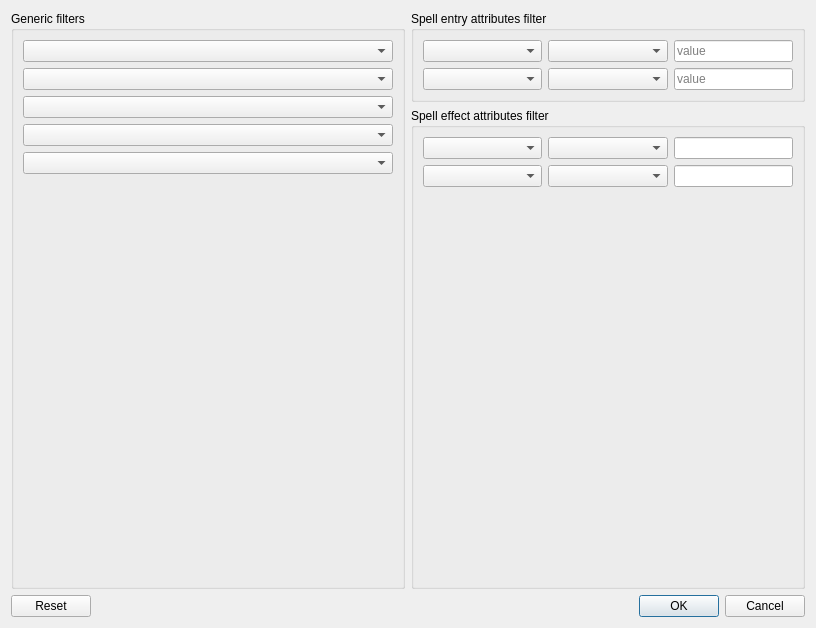
<?xml version="1.0" encoding="UTF-8"?>
<ui version="4.0">
 <class>SearchFilter</class>
 <widget class="QDialog" name="SearchFilter">
  <property name="geometry">
   <rect>
    <x>0</x>
    <y>0</y>
    <width>816</width>
    <height>628</height>
   </rect>
  </property>
  <property name="windowTitle">
   <string>Dialog</string>
  </property>
  <layout class="QVBoxLayout" name="verticalLayout">
   <item>
    <layout class="QGridLayout" name="gridLayout_2">
     <item row="0" column="0" rowspan="2">
      <widget class="QGroupBox" name="groupBox">
       <property name="title">
        <string>Generic filters</string>
       </property>
       <layout class="QGridLayout" name="gridLayout">
        <item row="3" column="0">
         <widget class="QComboBox" name="SpellTargetFilterA">
          <property name="editable">
           <bool>false</bool>
          </property>
          <property name="currentText">
           <string/>
          </property>
          <property name="placeholderText">
           <string>SpellTargetA</string>
          </property>
         </widget>
        </item>
        <item row="0" column="0">
         <widget class="QComboBox" name="SpellFamilyFilter">
          <property name="editable">
           <bool>false</bool>
          </property>
          <property name="currentText">
           <string/>
          </property>
          <property name="placeholderText">
           <string>SpellFamilyName</string>
          </property>
         </widget>
        </item>
        <item row="4" column="0">
         <widget class="QComboBox" name="SpellTargetFilterB">
          <property name="editable">
           <bool>false</bool>
          </property>
          <property name="currentText">
           <string/>
          </property>
          <property name="placeholderText">
           <string>SpellTargetB</string>
          </property>
         </widget>
        </item>
        <item row="2" column="0">
         <widget class="QComboBox" name="SpellEffectFilter">
          <property name="editable">
           <bool>false</bool>
          </property>
          <property name="currentText">
           <string/>
          </property>
          <property name="placeholderText">
           <string>SpellEffect</string>
          </property>
         </widget>
        </item>
        <item row="1" column="0">
         <widget class="QComboBox" name="SpellAuraTypeFilter">
          <property name="editable">
           <bool>false</bool>
          </property>
          <property name="currentText">
           <string/>
          </property>
          <property name="placeholderText">
           <string>SpellAuraEffectType</string>
          </property>
         </widget>
        </item>
        <item row="5" column="0">
         <spacer name="verticalSpacer_2">
          <property name="orientation">
           <enum>Qt::Orientation::Vertical</enum>
          </property>
          <property name="sizeHint" stdset="0">
           <size>
            <width>20</width>
            <height>40</height>
           </size>
          </property>
         </spacer>
        </item>
       </layout>
      </widget>
     </item>
     <item row="1" column="1">
      <widget class="QGroupBox" name="groupBox_3">
       <property name="title">
        <string>Spell effect attributes filter</string>
       </property>
       <layout class="QGridLayout" name="gridLayout_6">
        <item row="1" column="2">
         <widget class="QLineEdit" name="advFilterInput2_2">
          <property name="sizePolicy">
           <sizepolicy hsizetype="Preferred" vsizetype="Preferred">
            <horstretch>0</horstretch>
            <verstretch>0</verstretch>
           </sizepolicy>
          </property>
         </widget>
        </item>
        <item row="0" column="0">
         <widget class="QComboBox" name="advFilterTypes1_2">
          <property name="sizePolicy">
           <sizepolicy hsizetype="Preferred" vsizetype="Preferred">
            <horstretch>0</horstretch>
            <verstretch>0</verstretch>
           </sizepolicy>
          </property>
         </widget>
        </item>
        <item row="1" column="1">
         <widget class="QComboBox" name="advFilterCondition2_2">
          <property name="sizePolicy">
           <sizepolicy hsizetype="Preferred" vsizetype="Preferred">
            <horstretch>0</horstretch>
            <verstretch>0</verstretch>
           </sizepolicy>
          </property>
         </widget>
        </item>
        <item row="1" column="0">
         <widget class="QComboBox" name="advFilterTypes2_2">
          <property name="sizePolicy">
           <sizepolicy hsizetype="Preferred" vsizetype="Preferred">
            <horstretch>0</horstretch>
            <verstretch>0</verstretch>
           </sizepolicy>
          </property>
         </widget>
        </item>
        <item row="0" column="2">
         <widget class="QLineEdit" name="advFilterInput1_2">
          <property name="sizePolicy">
           <sizepolicy hsizetype="Preferred" vsizetype="Fixed">
            <horstretch>0</horstretch>
            <verstretch>0</verstretch>
           </sizepolicy>
          </property>
         </widget>
        </item>
        <item row="0" column="1">
         <widget class="QComboBox" name="advFilterCondition1_2">
          <property name="sizePolicy">
           <sizepolicy hsizetype="Preferred" vsizetype="Preferred">
            <horstretch>0</horstretch>
            <verstretch>0</verstretch>
           </sizepolicy>
          </property>
         </widget>
        </item>
        <item row="2" column="0">
         <spacer name="verticalSpacer">
          <property name="orientation">
           <enum>Qt::Orientation::Vertical</enum>
          </property>
          <property name="sizeHint" stdset="0">
           <size>
            <width>20</width>
            <height>40</height>
           </size>
          </property>
         </spacer>
        </item>
       </layout>
      </widget>
     </item>
     <item row="0" column="1">
      <widget class="QGroupBox" name="groupBox_2">
       <property name="title">
        <string>Spell entry attributes filter</string>
       </property>
       <layout class="QGridLayout" name="gridLayout_5">
        <item row="0" column="1">
         <widget class="QComboBox" name="spellAttrCompareType0">
          <property name="sizePolicy">
           <sizepolicy hsizetype="Preferred" vsizetype="Preferred">
            <horstretch>0</horstretch>
            <verstretch>0</verstretch>
           </sizepolicy>
          </property>
          <property name="placeholderText">
           <string>Compare type</string>
          </property>
         </widget>
        </item>
        <item row="0" column="0">
         <widget class="QComboBox" name="spellAttrFieldName0">
          <property name="sizePolicy">
           <sizepolicy hsizetype="Preferred" vsizetype="Preferred">
            <horstretch>0</horstretch>
            <verstretch>0</verstretch>
           </sizepolicy>
          </property>
          <property name="placeholderText">
           <string>Spell entry field</string>
          </property>
         </widget>
        </item>
        <item row="0" column="2">
         <widget class="QLineEdit" name="spellAttrInput0">
          <property name="sizePolicy">
           <sizepolicy hsizetype="Preferred" vsizetype="Fixed">
            <horstretch>0</horstretch>
            <verstretch>0</verstretch>
           </sizepolicy>
          </property>
          <property name="placeholderText">
           <string>value</string>
          </property>
         </widget>
        </item>
        <item row="1" column="2">
         <widget class="QLineEdit" name="spellAttrInput1">
          <property name="sizePolicy">
           <sizepolicy hsizetype="Preferred" vsizetype="Preferred">
            <horstretch>0</horstretch>
            <verstretch>0</verstretch>
           </sizepolicy>
          </property>
          <property name="placeholderText">
           <string>value</string>
          </property>
         </widget>
        </item>
        <item row="1" column="0">
         <widget class="QComboBox" name="spellAttrFieldName1">
          <property name="sizePolicy">
           <sizepolicy hsizetype="Preferred" vsizetype="Preferred">
            <horstretch>0</horstretch>
            <verstretch>0</verstretch>
           </sizepolicy>
          </property>
          <property name="placeholderText">
           <string>Spell entry field</string>
          </property>
         </widget>
        </item>
        <item row="1" column="1">
         <widget class="QComboBox" name="spellAttrCompareType1">
          <property name="sizePolicy">
           <sizepolicy hsizetype="Preferred" vsizetype="Preferred">
            <horstretch>0</horstretch>
            <verstretch>0</verstretch>
           </sizepolicy>
          </property>
          <property name="placeholderText">
           <string>Compare type</string>
          </property>
         </widget>
        </item>
       </layout>
      </widget>
     </item>
     <item row="2" column="0" colspan="2">
      <widget class="QDialogButtonBox" name="buttonBox">
       <property name="orientation">
        <enum>Qt::Orientation::Horizontal</enum>
       </property>
       <property name="standardButtons">
        <set>QDialogButtonBox::StandardButton::Cancel|QDialogButtonBox::StandardButton::Ok|QDialogButtonBox::StandardButton::Reset</set>
       </property>
       <property name="centerButtons">
        <bool>false</bool>
       </property>
      </widget>
     </item>
    </layout>
   </item>
  </layout>
 </widget>
 <resources/>
 <connections>
  <connection>
   <sender>buttonBox</sender>
   <signal>accepted()</signal>
   <receiver>SearchFilter</receiver>
   <slot>accept()</slot>
   <hints>
    <hint type="sourcelabel">
     <x>248</x>
     <y>254</y>
    </hint>
    <hint type="destinationlabel">
     <x>157</x>
     <y>274</y>
    </hint>
   </hints>
  </connection>
  <connection>
   <sender>buttonBox</sender>
   <signal>rejected()</signal>
   <receiver>SearchFilter</receiver>
   <slot>reject()</slot>
   <hints>
    <hint type="sourcelabel">
     <x>316</x>
     <y>260</y>
    </hint>
    <hint type="destinationlabel">
     <x>286</x>
     <y>274</y>
    </hint>
   </hints>
  </connection>
 </connections>
</ui>
